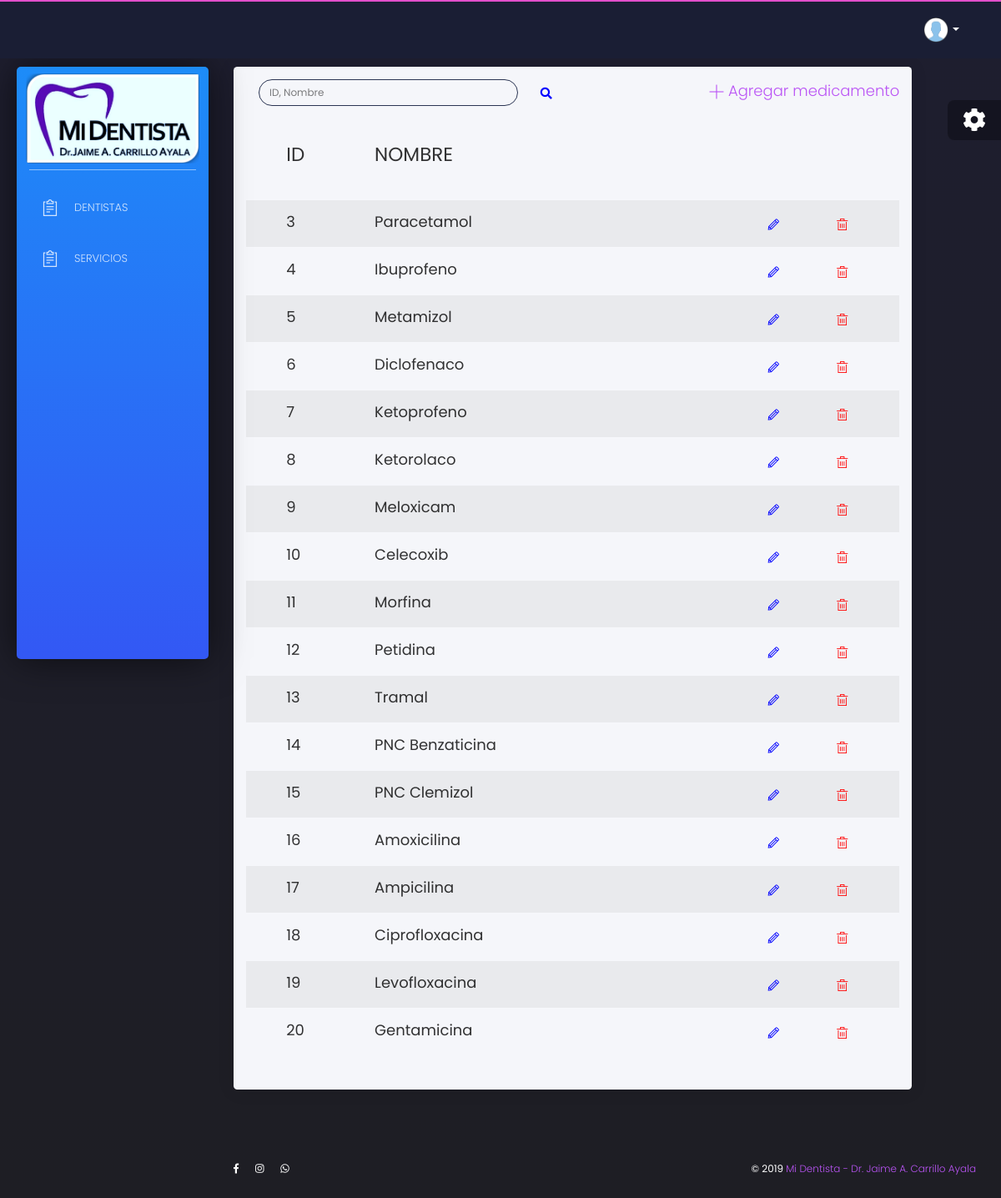
The app's page /core/medicamentos with its own data.
### core/models.py (models this page shows)
class Medicamento(models.Model):
    id = models.AutoField(primary_key=True)
    nombre = models.CharField(max_length=64)

### core/views.py (the view)
# urls.py: path('medicamentos', MedicamentoList.as_view(), name = 'medicamentos'),
class MedicamentoList(LoginRequiredMixin, ListView):
    model = Medicamento
    template_name = 'core/medicamento_list.html'
    def get_queryset(self):
        busqueda = self.request.GET.get('buscador', '')
        print(busqueda)
        if busqueda:
            queryset = Medicamento.objects.filter(nombre__istartswith = busqueda)|Medicamento.objects.filter(id__istartswith = busqueda)
            return queryset
        else:
            queryset = Medicamento.objects.all()
            return queryset

### core/templates/core/medicamento_list.html (shortened to what this page needs)
{% extends 'core/base.html' %}
{% load static %}
{% block content %}
<div class="content">
    <div class="row">
        <div class="col-md-11">
			      <div class="card white-content">
              	<div class="card-header row">
                  <div class="col-md-8">
                    <div class="container">
                      <form class = '' methot = 'get'>
                          <div class = 'row'>
                            <div class = 'col-8 col-lg-8'>
                              <input class="form-control" type="search" name='buscador' id='inputPasword' placeholder='ID, Nombre'></button>
                            </div>
                            <div>
                              <button class="btn btn-link" type="submit"><i class="fas fa-search" style= "color:blue"></i></button>
                            </div>
                          </div>
                      </form>
                    </div>
                  </div>
                  <div class="col-md-4" align=right>
                    <a href="{% url 'core:nuevomedicamento' %}">
                      <font size=4>
                        <i class="tim-icons icon-simple-add"></i>
                        Agregar medicamento
                      </font>
                    </a>
                  </div>
				        </div>
                <div class="card-body">
                  <div class="table-responsive">
                      <table class="table table-striped " id="">
                        <thead>
                            <tr>
                                    <th>
                                    </th>
                                    <th >
                                      <h3>ID</h3>
                                    </th>
                                    <th >
                                      <h3>Nombre</h3>
                                    </th>
                                    <th>
                                    </th>
                                    <th>
                                    </th>
                            </tr>
                        </thead>
                        <tbody>
                          {% for medicamento in medicamento_list|dictsort:'id' %}
                            <tr>
                                    <td>
                                    </td>
                                    <td >
                                      <p><b><font size="4">{{medicamento.id}}</font></b></p>
                                    </td>
                                    <td >
                                      <p><b><font size="4">{{medicamento.nombre}}</font></b></p>
                                    </td>
                                    <td>
                                      <a href="{% url 'core:updatemedicamento' medicamento.id|slugify%}" class="nav-item">
                                      <i class="tim-icons icon-pencil" style= "color:blue"></i>
                                      </a>
                                    </td>
                                    <td>
                                      <a href="{% url 'core:medicamentodelete' medicamento.id|slugify%}" >
                                        <i class="tim-icons icon-trash-simple" style= "color:red"  ></i>
                                      </a>
                                    </td>
                            </tr>
                          {% endfor %}
                        </tbody>
                      </table>
                    </div>
                  </div>
                </div>
	          </div>
        </div>
      </div>
{% endblock %}

### records on screen
Medicamento: id "3", nombre "Paracetamol"
Medicamento: id "4", nombre "Ibuprofeno"
Medicamento: id "5", nombre "Metamizol"
Medicamento: id "6", nombre "Diclofenaco"
Medicamento: id "7", nombre "Ketoprofeno"
Medicamento: id "8", nombre "Ketorolaco"
Medicamento: id "9", nombre "Meloxicam"
Medicamento: id "10", nombre "Celecoxib"
Medicamento: id "11", nombre "Morfina"
Medicamento: id "12", nombre "Petidina"
Medicamento: id "13", nombre "Tramal"
Medicamento: id "14", nombre "PNC Benzaticina"
Medicamento: id "15", nombre "PNC Clemizol"
Medicamento: id "16", nombre "Amoxicilina"
Medicamento: id "17", nombre "Ampicilina"
Medicamento: id "18", nombre "Ciprofloxacina"
Medicamento: id "19", nombre "Levofloxacina"
Medicamento: id "20", nombre "Gentamicina"
